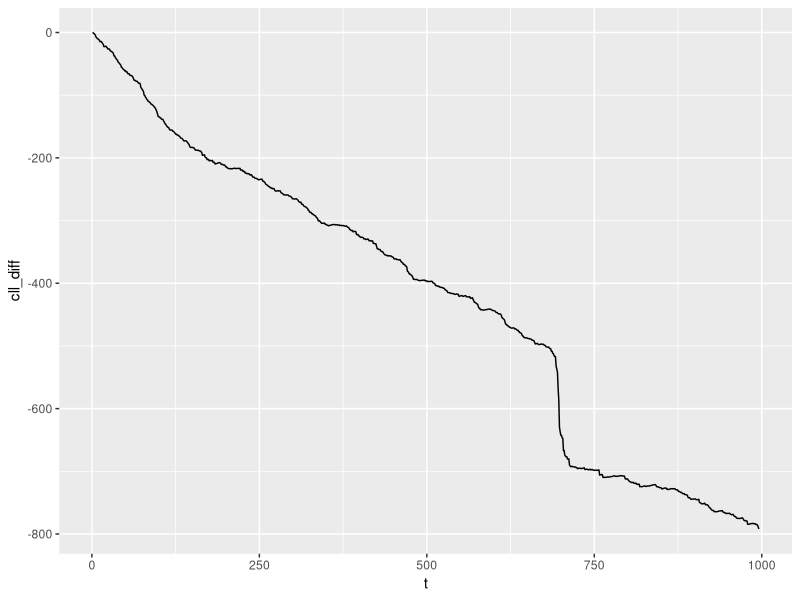

This figure's R source:
## model
#   SV
#   y(t) = a+exp(x(t)/2)*v(t)
#   x(t) = a.v + b.v*x(t-1) + s.v*w(t)
#
#   v(t) ~ N(0,1)
#   w(t) ~ N(0,1)
#   x(0) ~ N(0,100)
#
#   PRIOR ON alpha,beta,tau2
## packages
library(tidyverse)
## functions
SVPFfun<-function(data,N,m0,C0,a,a.v,b.v,s.v,r){
  if(missing(r)){r=2}else{}
  xs<-NULL
  ws<-NULL
  ess<-NULL
  x  = rnorm(N,m0,sqrt(C0))
  w  = rep(1/N,N)
  
  for(t in 1:length(data)){
    
    x<-rnorm(N,a.v+b.v*x,s.v)
    w1<-w*dnorm(data[t],a,exp(x/2))
    
    w = w1/sum(w1)
    ESS  = 1/sum(w^2)
    
    if(ESS<(N/r)){
      index<-sample(N,size=N,replace=T,prob=w)
      x<-x[index]
      w<-rep(1/N,N)
    }else{}
    
    xs = rbind(xs,x)
    ws = rbind(ws,w)
    ess =rbind(ess,ESS)
  }
  return(list(xs=xs,ws=ws,ess=ess))
}
## data
y<-as.matrix(read.csv("sp500_17-21.csv", header=F))

n<-dim(y)[1]

# find parameters for constant and stochastic vol models
mean=sum(y)/n
res<-(y-mean)^2
lres<-c(NA,res[1:n-1,1])
resdf=data.frame(res,lres)
colnames(resdf)=c("res","lres")
lm_res<-lm(res~1+lres,data=resdf)
c_res<-lm_res[[1]]
sigma_res<-sqrt(mean(summary(lm_res)$residuals^2))
meansq_res<-sqrt(sum(res)/n)

a<-mean
s<-meansq_res

a.v<-c_res[1]
b.v<-c_res[2]
s.v<-sigma_res
# calculate cumulative marginal likelihood
# CV model
l_cv<-dnorm(y,a,s)
ll_cv<-log(l_cv)
cll_cv<-ll_cv
for (i in 2:n){
  cll_cv[i]=ll_cv[i]+cll_cv[i-1]
}
# SV model
N=1000
pf<-SVPFfun(data=y,N=N,m0=0,C0=100,a=a,a.v=a.v,b.v=b.v,s.v=s.v,r=4)
xs<-pf$xs
ws<-pf$ws
l_sv<-matrix(0,996,1)
for (i in 1:n){
  for (j in 1:N){
  l_sv[i]=l_sv[i]+dnorm(y[i],a,exp(xs[i,j]/2))*ws[i,j]
  }
}
ll_sv<-log(l_sv)
cll_sv<-ll_sv
for (i in 2:n){
  cll_sv[i]=ll_sv[i]+cll_sv[i-1]
}
# Difference
cll_diff=cll_cv-cll_sv
cll_diff.df=data.frame(1:996,cll_diff)
colnames(cll_diff.df)<-c('t','cll_diff')
ggplot(data = cll_diff.df, aes(x = t, y = cll_diff))+geom_line()